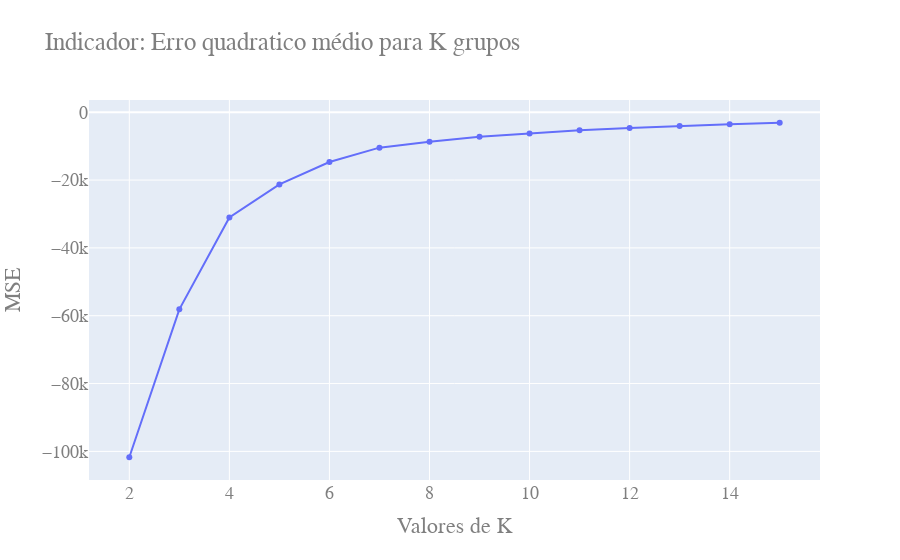

Notebook source saved alongside this figure:
### Code cell
fig =go.Figure()
fig.add_trace(go.Scatter(x = faixa_n_clusters, y = valores_score))
fig.update_layout(
    title="Indicador: Erro quadratico médio para K grupos",
    xaxis_title="Valores de K",
    yaxis_title="MSE",
    font=dict(
        family="Courier New, monospace",
        size=18,
        color="#7f7f7f"
    )
)
fig.show()

### Figure 1 — Plotly figure (JSON) as saved in the notebook; plotly's stock layout.template omitted (floating-point values rounded to 4 significant figures)
{"data": [{"type": "scatter", "x": [2, 3, 4, 5, 6, 7, 8, 9, 10, 11, 12, 13, 14, 15], "y": [-101700.0, -58130.0, -31010.0, -21290.0, -14690.0, -10450.0, -8712.0, -7263.0, -6272.0, -5319.0, -4656.0, -4036.0, -3551.0, -3103.0]}], "layout": {"font": {"color": "#7f7f7f", "family": "Courier New, monospace", "size": 18}, "title": {"text": "Indicador: Erro quadratico médio para K grupos"}, "xaxis": {"title": {"text": "Valores de K"}}, "yaxis": {"title": {"text": "MSE"}}}}
